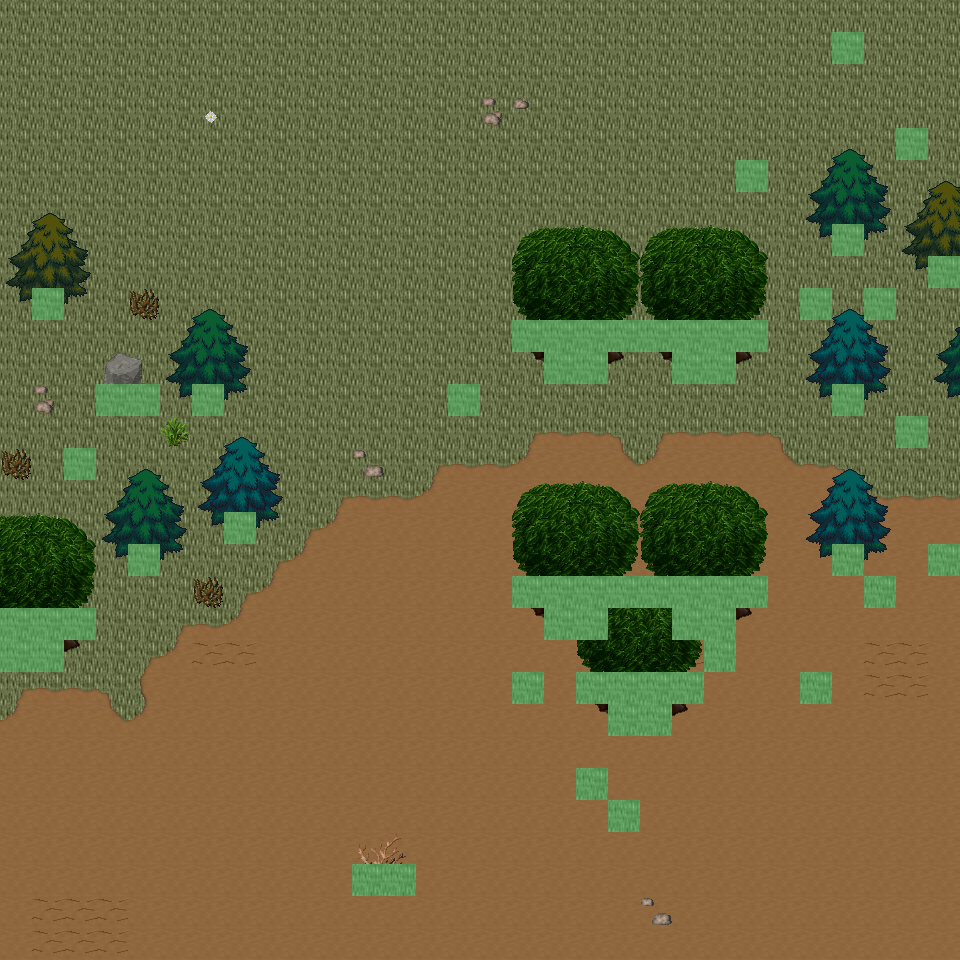

The image is a tile-based game level rendered from a .tmx file. Its description and source (layers, tilesets, objects; grid data summarised) follow:
An orthogonal 30x30 tile map with 32x32 px tiles, 6 tile layers (Ground, Object, Object2, Above, ...), 25 tilesets and 6 objects (6x mapExit).

<map version="1.0" orientation="orthogonal" renderorder="right-down" width="30" height="30" tilewidth="32" tileheight="32" nextobjectid="7">
  <tileset firstgid="1" name="tileset_ground_ground" tilewidth="32" tileheight="32" tilecount="33" columns="3">
    <image source="../drawable/tileset_ground_ground.png" width="96" height="352" />
  </tileset>
  <tileset firstgid="34" name="tileset_ground_grass_edges" tilewidth="32" tileheight="32" tilecount="36" columns="12">
    <image source="../drawable/tileset_ground_grass_edges.png" width="384" height="96" />
  </tileset>
  <tileset firstgid="70" name="tileset_ground_ridge_earth_dark" tilewidth="32" tileheight="32" tilecount="96" columns="12">
    <image source="../drawable/tileset_ground_ridge_earth_dark.png" width="384" height="256" />
  </tileset>
  <tileset firstgid="166" name="tileset_plant_flower_daisy_white" tilewidth="32" tileheight="32" tilecount="8" columns="2">
    <image source="../drawable/tileset_plant_flower_daisy_white.png" width="64" height="128" />
  </tileset>
  <tileset firstgid="174" name="tileset_plant_grasses" tilewidth="32" tileheight="32" tilecount="6" columns="3">
    <image source="../drawable/tileset_plant_grasses.png" width="96" height="64" />
  </tileset>
  <tileset firstgid="180" name="tileset_ground_rock_pebbles" tilewidth="32" tileheight="32" tilecount="3" columns="1">
    <image source="../drawable/tileset_ground_rock_pebbles.png" width="32" height="96" />
  </tileset>
  <tileset firstgid="183" name="tileset_plant_flower_daisy_blue" tilewidth="32" tileheight="32" tilecount="8" columns="2">
    <image source="../drawable/tileset_plant_flower_daisy_blue.png" width="64" height="128" />
  </tileset>
  <tileset firstgid="191" name="tileset_ground_ladder_vertical_dark" tilewidth="32" tileheight="32" tilecount="3" columns="3">
    <image source="../drawable/tileset_ground_ladder_vertical_dark.png" width="96" height="32" />
  </tileset>
  <tileset firstgid="194" name="tileset_item_corpse_huge_animal" tilewidth="32" tileheight="32" tilecount="16" columns="2">
    <image source="../drawable/tileset_item_corpse_huge_animal.png" width="64" height="256" />
  </tileset>
  <tileset firstgid="210" name="tileset_ground_ladder_steps" tilewidth="32" tileheight="32" tilecount="6" columns="3">
    <image source="../drawable/tileset_ground_ladder_steps.png" width="96" height="64" />
  </tileset>
  <tileset firstgid="216" name="tileset_logic_creature_rodent" tilewidth="32" tileheight="32" tilecount="8" columns="8">
    <image source="../drawable/tileset_logic_creature_rodent.png" width="256" height="32" />
  </tileset>
  <tileset firstgid="224" name="tileset_logic_creature_animal" tilewidth="32" tileheight="32" tilecount="32" columns="8">
    <image source="../drawable/tileset_logic_creature_animal.png" width="256" height="128" />
  </tileset>
  <tileset firstgid="256" name="tileset_logic_portal" tilewidth="32" tileheight="32" tilecount="24" columns="8">
    <image source="../drawable/tileset_logic_portal.png" width="256" height="96" />
  </tileset>
  <tileset firstgid="280" name="tileset_logic_creature_orc" tilewidth="32" tileheight="32" tilecount="5" columns="5">
    <image source="../drawable/tileset_logic_creature_orc.png" width="192" height="32" />
  </tileset>
  <tileset firstgid="285" name="tileset_logic_collision" tilewidth="32" tileheight="32" tilecount="1" columns="1">
    <image source="../drawable/tileset_logic_collision.png" width="32" height="32" />
  </tileset>
  <tileset firstgid="286" name="tileset_ground_green_paving" tilewidth="32" tileheight="32" tilecount="18" columns="3">
    <image source="../drawable/tileset_ground_green_paving.png" width="96" height="192" />
  </tileset>
  <tileset firstgid="304" name="tileset_logic_protection" tilewidth="32" tileheight="32" tilecount="2" columns="2">
    <image source="../drawable/tileset_logic_protection.png" width="64" height="32" />
  </tileset>
  <tileset firstgid="306" name="tileset_ground_earth_edges" tilewidth="32" tileheight="32" tilecount="18" columns="6">
    <image source="../drawable/tileset_ground_earth_edges.png" width="192" height="96" />
  </tileset>
  <tileset firstgid="324" name="tileset_ground_grass_corners" tilewidth="32" tileheight="32" tilecount="24" columns="6">
    <image source="../drawable/tileset_ground_grass_corners.png" width="192" height="128" />
  </tileset>
  <tileset firstgid="348" name="tileset_plant_tree_tree_darkgreen" tilewidth="32" tileheight="32" tilecount="88" columns="8">
    <image source="../drawable/tileset_plant_tree_tree_darkgreen.png" width="256" height="352" />
  </tileset>
  <tileset firstgid="436" name="tileset_plant_tree_evergreen" tilewidth="32" tileheight="32" tilecount="36" columns="3">
    <image source="../drawable/tileset_plant_tree_evergreen.png" width="96" height="384" />
  </tileset>
  <tileset firstgid="472" name="tileset_building_decoration_rocks" tilewidth="32" tileheight="32" tilecount="6" columns="3">
    <image source="../drawable/tileset_building_decoration_rocks.png" width="96" height="64" />
  </tileset>
  <tileset firstgid="478" name="tileset_plant_bush_bushes" tilewidth="32" tileheight="32" tilecount="10" columns="5">
    <image source="../drawable/tileset_plant_bush_bushes.png" width="160" height="64" />
  </tileset>
  <tileset firstgid="488" name="tileset_plant_bush_various_small" tilewidth="32" tileheight="32" tilecount="9" columns="3">
    <image source="../drawable/tileset_plant_bush_various_small.png" width="96" height="96" />
  </tileset>
  <tileset firstgid="497" name="tileset_ground_dry_grass" tilewidth="32" tileheight="32" tilecount="54" columns="9">
    <image source="../drawable/tileset_ground_dry_grass.png" width="288" height="192" />
  </tileset>
  <layer name="Ground" width="30" height="30">
    <data>[900 cells, 900 non-empty, 2 distinct tile ids]</data>
  </layer>
  <layer name="Object" width="30" height="30">
    <data>[900 cells, 127 non-empty, 29 distinct tile ids]</data>
  </layer>
  <layer name="Object2" width="30" height="30">
    <data>[900 cells, 5 non-empty, 3 distinct tile ids]</data>
  </layer>
  <layer name="Above" width="30" height="30">
    <data>[900 cells, 160 non-empty, 46 distinct tile ids]</data>
  </layer>
  <layer name="Above2" width="30" height="30">
    <data>[900 cells, 4 non-empty, 4 distinct tile ids]</data>
  </layer>
  <layer name="Walkable" width="30" height="30">
    <data>[900 cells, 62 non-empty, 1 distinct tile ids]</data>
  </layer>
  <objectgroup name="MapEvents">
    <object id="1" name="south" type="mapExit" x="0" y="928" width="960" height="32">
      <properties>
        <property name="map" value="level_0_x171_y26" />
        <property name="x" value="0" />
        <property name="y" value="1" />
      </properties>
    </object>
    <object id="2" name="west" type="mapExit" x="0" y="0" width="32" height="608">
      <properties>
        <property name="map" value="level_0_x170_y25" />
        <property name="x" value="28" />
        <property name="y" value="0" />
      </properties>
    </object>
    <object id="3" name="west2" type="mapExit" x="0" y="672" width="32" height="288">
      <properties>
        <property name="map" value="level_0_x170_y25" />
        <property name="x" value="28" />
        <property name="y" value="21" />
      </properties>
    </object>
    <object id="4" name="east" type="mapExit" x="928" y="0" width="32" height="256">
      <properties>
        <property name="map" value="level_0_x172_y25" />
        <property name="x" value="1" />
        <property name="y" value="0" />
      </properties>
    </object>
    </objectgroup>
</map>
<!-- 2 of 6 objects omitted -->
